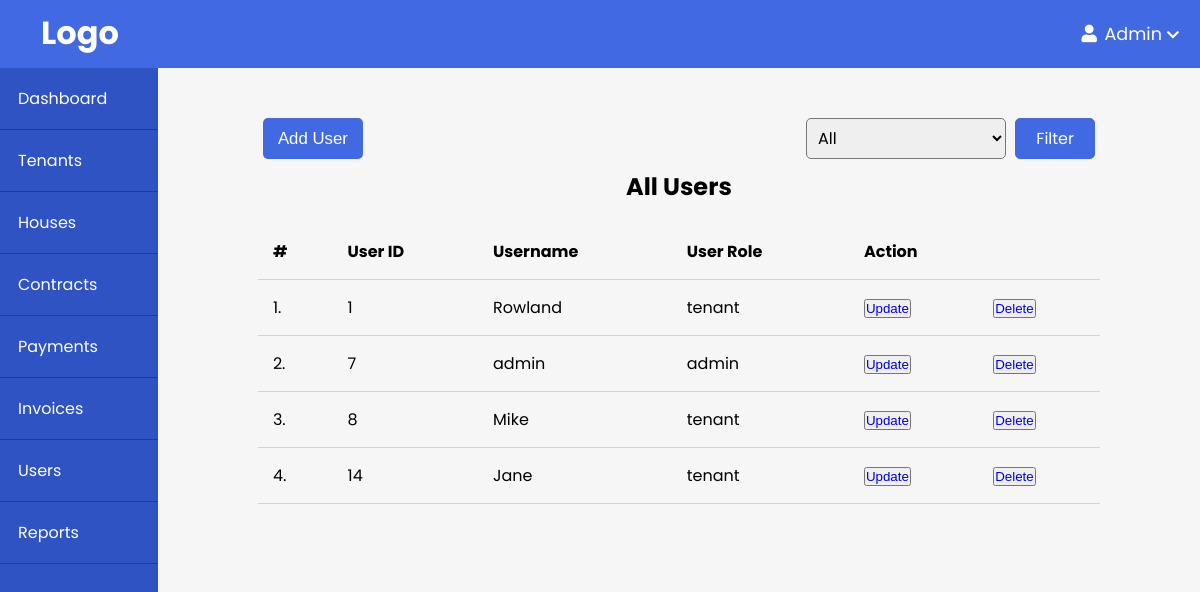
Page /admin/users/index.php on the committed database.
### tables this page shows
CREATE TABLE `users` (
  `id` int(11) NOT NULL,
  `username` varchar(50) NOT NULL,
  `password` varchar(255) NOT NULL,
  `role_id` int(11) NOT NULL
);

CREATE TABLE `roles` (
  `id` int(11) NOT NULL,
  `role_type` varchar(30) NOT NULL
);

### app/controllers/users.php (called while the page is built, shortened)
<?php
$role_type_name = 'All Users';
$sql = "SELECT u.*, r.role_type FROM users AS u
        JOIN roles AS r ON u.role_id=r.id";
$users = executeJoinQuery($sql);

### app/database/db.php (called while the page is built, shortened)
<?php
require("connect.php");
function executeJoinQuery($sql) {
    global $conn;
    $stmt = $conn->prepare($sql);
    $stmt->execute();
    $records = $stmt->get_result()->fetch_all(MYSQLI_ASSOC);
    return $records;
}

### admin/users/index.php (the view, shortened to what this page needs)
<?php include(ROOT_PATH . "\app\database\db.php"); ?>
<?php include(ROOT_PATH . "\app\controllers\users.php") ?>
<!DOCTYPE html>
<html lang="en">
<head>
    <link href="../../assets/fontawesome/css/all.min.css"  rel="stylesheet">
    <link rel="stylesheet" href="../style.css">
</head>
<body>
     <?php include(ROOT_PATH . "/app/includes/adminHeader.php"); ?>
    <div class="admin-wrapper">
        <?php include(ROOT_PATH . "/app/includes/adminSidebar.php"); ?>
        <div class="admin-content">
            <div class="flex">
                <button class="btn"><a href="<?php echo BASE_URL . "/admin/users/create.php"?>">Add User</a></button>
                <div class="filter">
                    <form action="index.php" method="post">
                        <select name="role_id" id="">
                        <option value="all">All</option>
                        </select>
                        <button type="submit" name="filter-user">Filter</button>
                    </form>
                </div>
            </div>
            <div class="table-wrapper">
                <h2><?php echo $role_type_name; ?></h2>
                <table>
                    <thead>
                        <th>#</th>
                        <th>User ID</th>
                        <th>Username</th>
                        <th>User Role</th>
                        <th colspan="3">Action</th>
                    </thead>
                    <?php foreach($users as $key => $user) : ?>
                        <tr>
                            <td><?php echo $key+1 . "." ?></td>
                            <td><?php echo $user['id']; ?></td>
                            <td><?php echo $user['username']; ?></td>
                            <td><?php echo $user['role_type']; ?></td>
                            <td><button><a href="edit.php?id=<?php echo $user['id']; ?>">Update</a></button></td>
                            <td><button><a href="index.php?del_id=<?php echo $user['id']; ?>">Delete</a></button></td>
                        </tr>
                    <?php endforeach; ?>
                </table>
            </div>
        </div>
    </div>
</body>
</html>

### admin/style.css (style rules this page uses)
* { padding: 0; margin: 0; box-sizing: border-box; }
body { background-color: #f6f6f6; font-family: 'Poppins', sans-serif; }
.btn { display: block; border: 0; border-radius: 5px; background-color: rgb(65, 105, 225); margin: 10px 5px; padding: 10px 15px; font-size: 1.05rem; color: white; cursor: pointer; }
.btn a { text-decoration: none; color: white; }
table { margin: 20px auto; }
table, th, td { border: 1px solid black; border-collapse: collapse; }
th, td { padding: 10px 5px; }
a { text-decoration: none; }
.flex { display: flex; }
.flex .filter { margin-left: auto; align-self: flex-end; }
.filter { display: flex; justify-content: end; margin: 10px 0; }
.filter select, .filter input { border-radius: 5px; width: 200px; padding: 7px; margin-right: 5px; font-family: 'Poppins', sans-serif; font-size: 1rem; outline: none; }
.filter button { background-color: rgb(65, 105, 225); border: 1px solid rgb(65, 105, 225); border-radius: 5px; margin-right: 5px; padding: 7px 20px; font-family: 'Poppins', sans-serif; font-size: 1rem; color: white; cursor: pointer; }
.admin-wrapper { display: flex; min-height: calc(100vh - 68px); }
.admin-content { flex: 8; height: 100%; padding: 40px 100px 100px; }
.admin-content h2 { text-align: center; }
.table-wrapper table { width: 100%; border: none; }
.table-wrapper th, .table-wrapper td { padding: 15px; text-align: left; border: none; border-bottom: 1px solid #d3d3d3; }

### rows in the picture
users: id "1", username "Rowland", role.role_type "tenant"
users: id "7", username "admin", role.role_type "admin"
users: id "8", username "Mike", role.role_type "tenant"
users: id "14", username "Jane", role.role_type "tenant"

### other values in the picture
$role_type_name "All Users"
